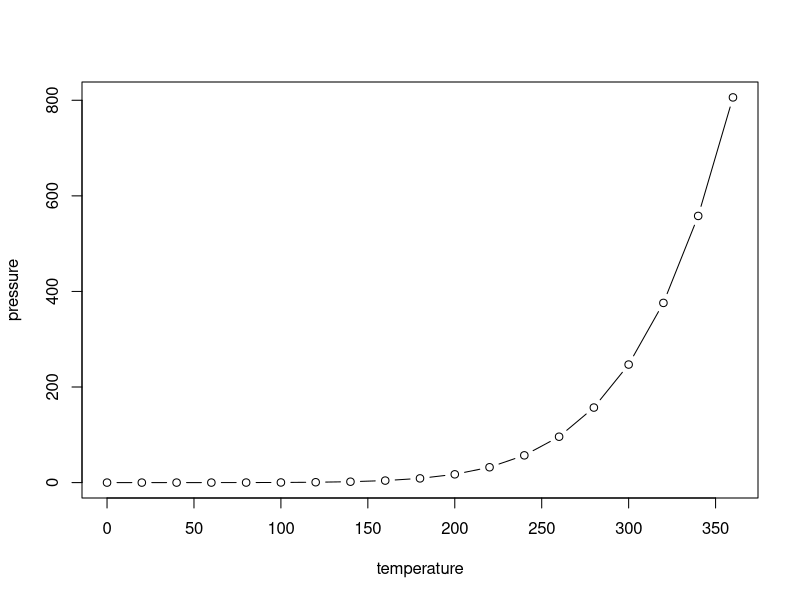

Generate this figure with R:
## ---- chunk 1
knitr::opts_chunk$set(echo = TRUE)
## ---- chunk 2
Sys.time()
## ---- chunk 3
summary(cars)
## ---- chunk 4
plot(pressure, type = "b")
## ---- chunk 5
# Generate the matrix
M = matrix(c(1,2,3,
             4,5,6,
             7,8,9), 
           nrow=3, ncol=3, byrow=TRUE)
# Compute the determinant
det(M)
# We observe that the determinant is zero (within numerical tolerance), the matrix is not invertible
## ---- chunk 6
M = matrix(c(1,2,3,
             4,5,6,
             7,8,9), 
           nrow=3, ncol=3, byrow=TRUE)
